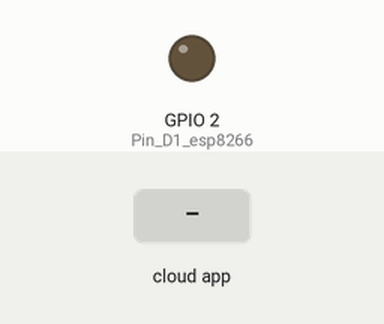
The sketch below on a simulated ESP8266 (NodeMCU). Parts: output pins drawn as LEDs (lit = HIGH). Inputs (shaded band) come from the test bench.

Above: at 1.2 s.
1.3 s: the phone or cloud app sets led to 1
At 2.0 s:
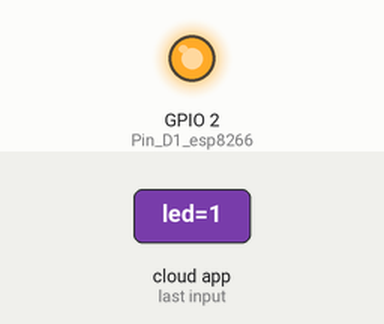
2.8 s: the phone or cloud app sets led to 0
At 3.1 s:
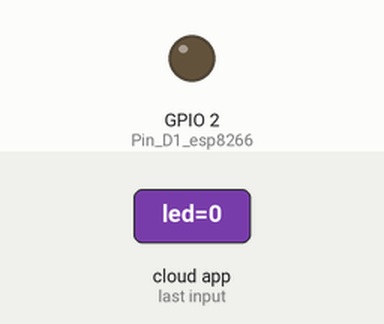
Timing chart, 0 to 5.8 s (numbered marks = the images above; inputs shaded):
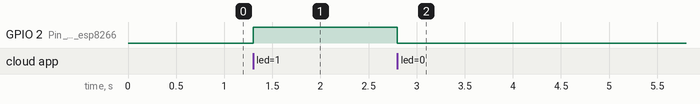

The sketch:

thinger.ino
```cpp
#include <ESP8266WiFi.h>
#include <ThingerESP8266.h>

#define USERNAME "your_user_name" //Nombre de tu usuario
#define DEVICE_ID "your_device_id" //Nombre del dispositivo creado
#define DEVICE_CREDENTIAL "your_device_credential" //Credencial dada por Thinger

#define SSID "your_wifi_ssid" //Nombre del router
#define SSID_PASSWORD "your_wifi_ssid_password" //Contraseña

ThingerESP8266 thing(USERNAME, DEVICE_ID, DEVICE_CREDENTIAL);

void setup() {
  pinMode(BUILTIN_LED, OUTPUT);//Pin D1 esp8266

  thing.add_wifi(SSID, SSID_PASSWORD);

  // digital pin control example (i.e. turning on/off a light, a relay, configuring a parameter, etc)
  thing["led"] << digitalPin(BUILTIN_LED);

  // resource output example (i.e. reading a sensor value)
  thing["millis"] >> outputValue(millis());

  // more details at http://docs.thinger.io/arduino/
}

void loop() {
  thing.handle();
}
```

Measured:
- after the input at 1.3 s, GPIO 2 (Pin_D1_esp8266): LOW → HIGH at once
- after the input at 2.8 s, GPIO 2 (Pin_D1_esp8266): HIGH → LOW at once
